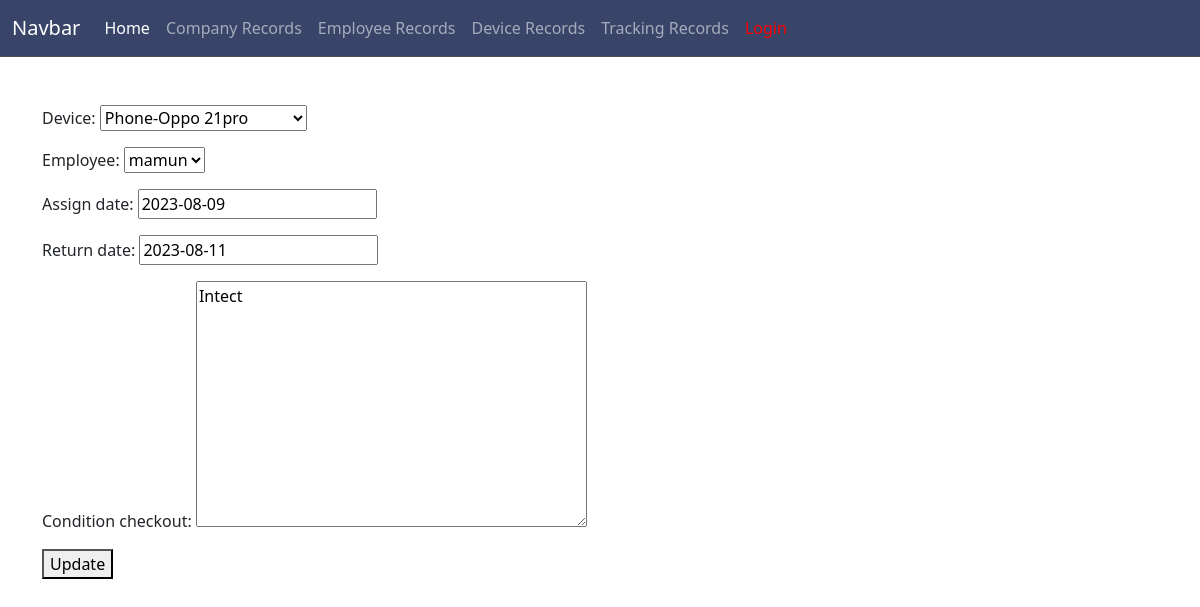
Page /Myapp/update/2/ on the committed database.
### Assets_tracker/models.py (models this page shows, shortened)
class Tracking(models.Model):
    device = models.ForeignKey(Device,on_delete=models.CASCADE, related_name='assigned_tracking_records')
    employee = models.ForeignKey(Employee,on_delete=models.CASCADE, related_name='received_tracking_records')
    assign_date = models.DateField(default=now)
    return_date = models.DateField(null=True,blank=True)
    condition_checkout = models.TextField(null=True,blank=True)

### Assets_tracker/views.py (the view)
# urls.py: path('update/<int:id>/',update_view,name='update_view'),
def update_view(request, id):
    obj = get_object_or_404(Tracking, id = id)
    form = TrackingForm(request.POST or None, instance = obj)
    if form.is_valid():
        form.save()
        return HttpResponseRedirect("/Myapp")
    context ={"form":form}
    return render(request, "Assets_tracker/updateview.html", context)

### Assets_tracker/forms.py
class TrackingForm(forms.ModelForm):
    class Meta:
        model = Tracking
        fields = '__all__'

### Assets_tracker/models.py (called while the page is built)
    def __str__(self):
        return self.e_name

    def __str__(self):
        return f"{self.type}-{self.serial_number}"

### templates/Assets_tracker/updateview.html (shortened to what this page needs)
{% include 'common_code/header.html' %}
{% block content %}
<div class="container">
    <div class="col-md-6">
        <form action="" method="post">
            {{form.as_p}}
            <button type="submit">Update</button>
        </form>
    </div>
</div>
{% endblock content %}

### rows in the picture
Tracking: device "Phone-Oppo 21pro", employee "mamun", assign_date "2023-08-09", return_date "2023-08-11", condition_checkout "Intect"
